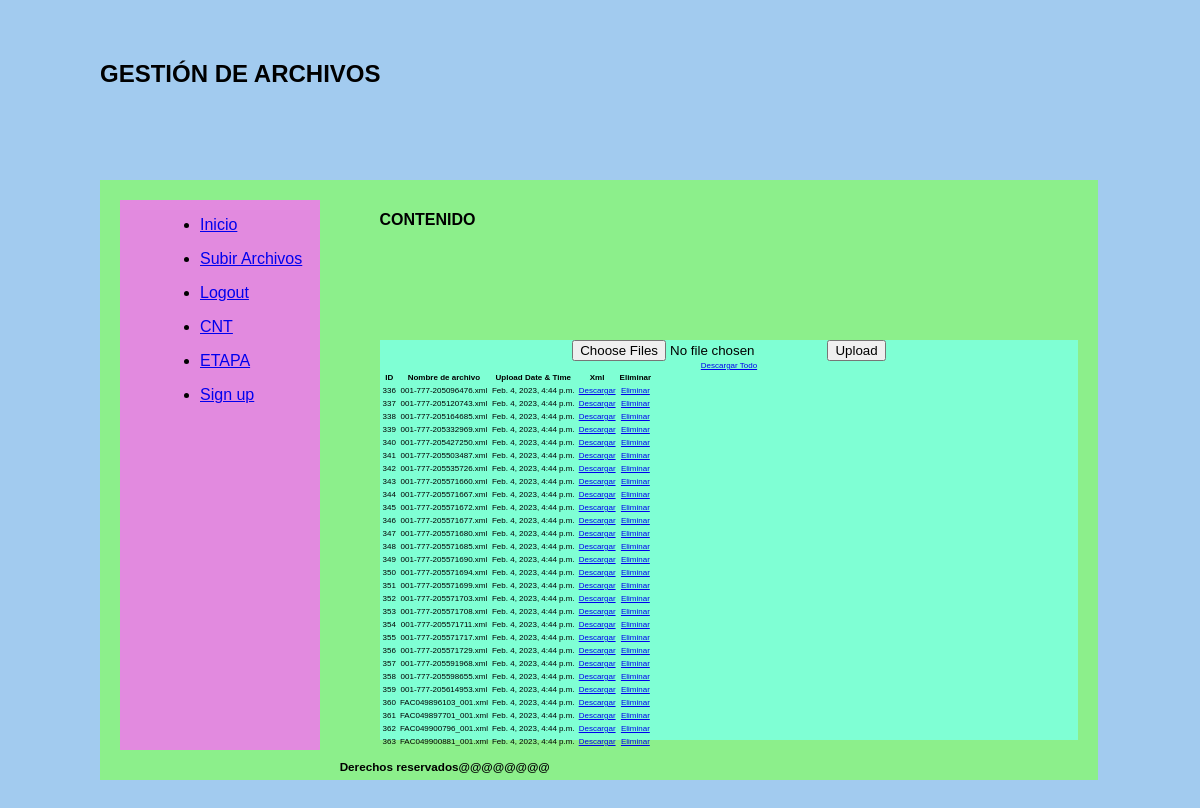
Page /uploadFile/ (signed in) on the committed database.
### gestionarArchivos/models.py (models this page shows)
class Document(models.Model):
    title = models.CharField(max_length = 200)
    uploadedFile = models.FileField(upload_to = "UploadedFiles/")
    dateTimeOfUpload = models.DateTimeField(auto_now = True)
    factura=models.CharField(max_length=25, default='sin datos')
    telefono=models.CharField(max_length=10, default='')
    total=models.FloatField(default=0.0)
    provincia=models.CharField(max_length=50, default='')
    canton=models.CharField(max_length=50,default='')
    lugar=models.CharField(max_length=100,default='')
    direccion=models.CharField(max_length=255, default='')
    instalacion=models.CharField(max_length=10, default='')
    institucion=models.CharField(max_length=100,default='')
    numeroCur=models.CharField(max_length=10,default='N/A')
    personaEncargada=models.CharField(max_length=100,default='Patricio León')
    rucEmisor=models.CharField(max_length=13,default='1768152560001')

### gestionarArchivos/views.py (the view, shortened to what this page needs)
# urls.py: path("uploadFile/",uploadFile,name="uploadFile"),
def uploadFile(request):
    if request.user.is_authenticated:
        documents = models.Document.objects.all()
        return render(request, "uploadfile.html", context = {
            "files": documents})
    else:
        return render(request,'home.html')

### gestionarArchivos/templates/uploadfile.html (shortened to what this page needs)
{% extends 'base.html' %}
{% block content %}
    <form action="{% url 'uploadFile' %}" method="POST" enctype="multipart/form-data">
        <input type="file" name="uploadedFile" multiple>
        <input type="submit" value="Upload">
    </form>
    <form action="">
        <a href="{% url 'descargarTodoXml' %}">Descargar Todo</a>
        <table>
            <tr>
                <th>ID</th>
                <th>Nombre de archivo</th>
                <th>Upload Date & Time</th>
                <th>Xml</th>
                <th>Eliminar</th>
            </tr>
            {% for file in files %}
                <tr>
                    <td>{{ file.id }}</td>
                    <td>{{ file.title }}</td>
                    <td>{{ file.dateTimeOfUpload }}</td>
                    <td><a href="{{file.uploadedFile.url}}" target="_blank">Descargar</a></td>
                    <td><a href="{% url 'eliminar' file.id %}">Eliminar</a></td>
                </tr>
            {% endfor %}
        </table>
    </form>
    {% endblock %}

### gestionarArchivos/static/estilos.css (style rules this page uses)
body { padding:20px; margin:20px 60px; font-family:Arial; font-size: 12px; background-color:rgb(162, 203, 239); }

### rows in the picture
Document: id "336", title "001-777-205096476.xml", dateTimeOfUpload "Feb. 4, 2023, 4:44 p.m."
Document: id "337", title "001-777-205120743.xml", dateTimeOfUpload "Feb. 4, 2023, 4:44 p.m."
Document: id "338", title "001-777-205164685.xml", dateTimeOfUpload "Feb. 4, 2023, 4:44 p.m."
Document: id "339", title "001-777-205332969.xml", dateTimeOfUpload "Feb. 4, 2023, 4:44 p.m."
Document: id "340", title "001-777-205427250.xml", dateTimeOfUpload "Feb. 4, 2023, 4:44 p.m."
Document: id "341", title "001-777-205503487.xml", dateTimeOfUpload "Feb. 4, 2023, 4:44 p.m."
Document: id "342", title "001-777-205535726.xml", dateTimeOfUpload "Feb. 4, 2023, 4:44 p.m."
Document: id "343", title "001-777-205571660.xml", dateTimeOfUpload "Feb. 4, 2023, 4:44 p.m."
Document: id "344", title "001-777-205571667.xml", dateTimeOfUpload "Feb. 4, 2023, 4:44 p.m."
Document: id "345", title "001-777-205571672.xml", dateTimeOfUpload "Feb. 4, 2023, 4:44 p.m."
Document: id "346", title "001-777-205571677.xml", dateTimeOfUpload "Feb. 4, 2023, 4:44 p.m."
Document: id "347", title "001-777-205571680.xml", dateTimeOfUpload "Feb. 4, 2023, 4:44 p.m."
Document: id "348", title "001-777-205571685.xml", dateTimeOfUpload "Feb. 4, 2023, 4:44 p.m."
Document: id "349", title "001-777-205571690.xml", dateTimeOfUpload "Feb. 4, 2023, 4:44 p.m."
Document: id "350", title "001-777-205571694.xml", dateTimeOfUpload "Feb. 4, 2023, 4:44 p.m."
Document: id "351", title "001-777-205571699.xml", dateTimeOfUpload "Feb. 4, 2023, 4:44 p.m."
Document: id "352", title "001-777-205571703.xml", dateTimeOfUpload "Feb. 4, 2023, 4:44 p.m."
Document: id "353", title "001-777-205571708.xml", dateTimeOfUpload "Feb. 4, 2023, 4:44 p.m."
Document: id "354", title "001-777-205571711.xml", dateTimeOfUpload "Feb. 4, 2023, 4:44 p.m."
Document: id "355", title "001-777-205571717.xml", dateTimeOfUpload "Feb. 4, 2023, 4:44 p.m."
Document: id "356", title "001-777-205571729.xml", dateTimeOfUpload "Feb. 4, 2023, 4:44 p.m."
Document: id "357", title "001-777-205591968.xml", dateTimeOfUpload "Feb. 4, 2023, 4:44 p.m."
Document: id "358", title "001-777-205598655.xml", dateTimeOfUpload "Feb. 4, 2023, 4:44 p.m."
Document: id "359", title "001-777-205614953.xml", dateTimeOfUpload "Feb. 4, 2023, 4:44 p.m."
Document: id "360", title "FAC049896103_001.xml", dateTimeOfUpload "Feb. 4, 2023, 4:44 p.m."
Document: id "361", title "FAC049897701_001.xml", dateTimeOfUpload "Feb. 4, 2023, 4:44 p.m."
Document: id "362", title "FAC049900796_001.xml", dateTimeOfUpload "Feb. 4, 2023, 4:44 p.m."
Document: id "363", title "FAC049900881_001.xml", dateTimeOfUpload "Feb. 4, 2023, 4:44 p.m."
